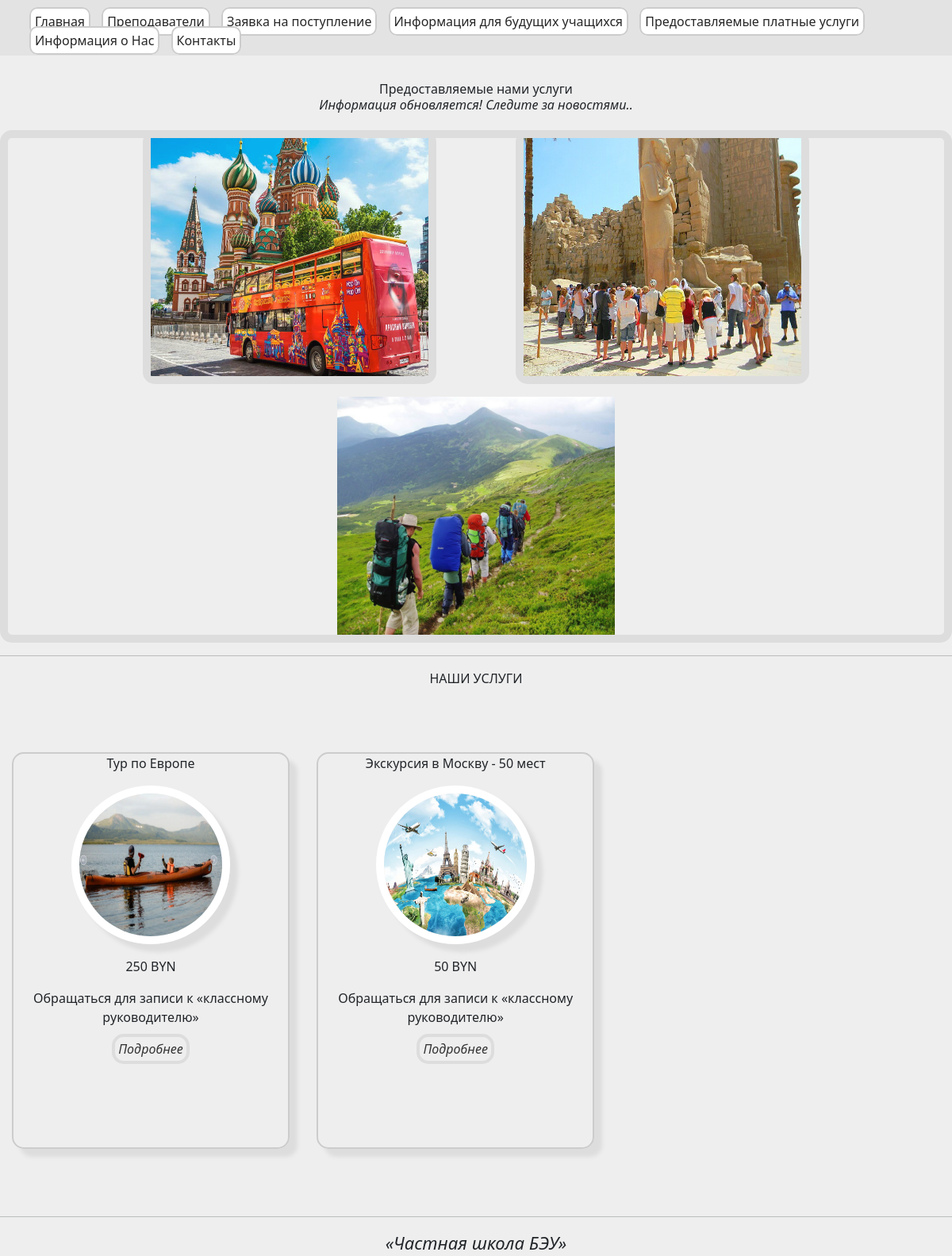
/paid_services, run on the app's committed database.
### institution_page/models.py (models this page shows)
class Paid_Services(models.Model):
    name = models.CharField(max_length=150, verbose_name='Название услуги')
    slug = models.SlugField(max_length=255, unique=True, db_index=True, verbose_name='URL')
    description = models.TextField(verbose_name='Описание услуги')
    photo = models.ImageField(upload_to='p_servicesPhoto/%Y/%m/%d/', verbose_name="Фотография")
    price_service = models.TextField(verbose_name='Стоимость услуги')
    def image_tag(self):
        return mark_safe('<img src="%s" width="100" height="100" />' % (self.photo.url))
    image_tag.short_description = 'Фотография'
    def get_absolute_url(self):
        return reverse('information_service', kwargs={'service_slug': self.slug})
    class Meta:
        verbose_name="Платные услуги"
        verbose_name_plural = 'Платные услуги'

### institution_page/views.py (the view)
# urls.py: path('paid_services', PaidServices, name = 'paid_services'),
def PaidServices(request):
    link_address = 'institution_page/paid_services.html'
    form = Paid_Services.objects.all().order_by('-id')[:4]
    context = {
        'form': form
    }
    return render(request, link_address, context=context)

### institution_page/templates/institution_page/paid_services.html
{% extends 'institution_page/base.html' %}
    {% load static %}
    {%block link%}<link type="text/css" href="{% static 'institution_page/css/services_paid.css' %}"  rel="stylesheet" />{%endblock%}
{% block content %}
    <div class="banner">
        <p >Предоставляемые нами услуги</p>
        <i>Информация обновляется! Следите за новостями..</i>
        <p style="float:left; margin-left: 180px; border:10px solid #ddd; border-radius:15px;" ><img src="{% static 'institution_page/img/1.jpg' %}" alt="" width="350px" height="300px;"></p>
        <p style="float:right; margin-right: 180px;  border:10px solid #ddd; border-radius:15px;"><img src="{% static 'institution_page/img/2.jpg' %}" alt=""  width="350px" height="300px;"></p>
        <p style="float:center; border:10px solid #ddd; border-radius:15px;"><img src="{% static 'institution_page/img/3.jpg' %}" alt=""  width="350px" height="300px;"></p>
        <hr>
            <p style="display:block; text-align: center;">НАШИ УСЛУГИ</p>
    </div>
<div class="container_files">
        {% if form|length > 0 %}
        {% for service in form %}
    <div class="document_info">
        <p>{{ service.name }}</p>
        <p><img src="{{ service.photo.url }}" width="200px" height="200px" alt=""></p>
        <p  style="position:relative;">{{ service.price_service }}</p>
        <p>Обращаться для записи к <q>классному руководителю</q></p>
        <p style="position:relative;"><a href="{{ service.get_absolute_url }}" style="text-decoration: none;"><i>Подробнее</i></a></p>
    </div>
        {% endfor %}
    {%else%}
    <span style="display: block; text-align:center; position:relative; left:500px; top:-50px;"><i>Наш список пуст! Ожидайте новых новостей :)</i></span>
    {%endif%}
</div>
    <div>
        <hr style="display: block; text-align:center; margin-top:220px;">
    <p style="display: block; text-align:center; font-size: 22px;" ><i><q>Частная школа БЭУ</q></i></p>
</div>
{% endblock %}

### institution_page/static/institution_page/css/services_paid.css (style rules this page uses)
body { background: #eee; }
.container_files { position: relative; top: 150px; }
.banner { position: relative; top: 100px; }
.banner > p { display: block; text-align: center; }
.banner > i { font-size: 16px; display: block; position: relative; top: -20px; text-align: center; }
.banner > p > img { opacity: 0.97; transition: all 0.5s; }
.document_info > p > img { position: relative; border-radius: 150%; border:10px solid #fff; box-shadow: 10px 10px 5px #ddd; }
.document_info { margin-left: 40px; width:400px; height:300px; border: 3px solid #ddd; border-radius: 15px; text-align: center; }
.document_info > p > a { color: #323332; border: 4px solid #ddd; border-radius: 15px; padding: 4px; }
.container_files { display: inline-block; }
.document_info { display: inline-block; vertical-align: middle; margin: 15px; width: 350px; height: 500px; border:2px solid #ccc; border-radius: 15px; box-shadow: 10px 10px 5px #ddd; transition: all 0.5s; }

### data on the page
Paid_Services: name "Тур по Европе", photo (picture), price_service "250 BYN"
Paid_Services: name "Экскурсия в Москву - 50 мест", photo (picture), price_service "50 BYN"
